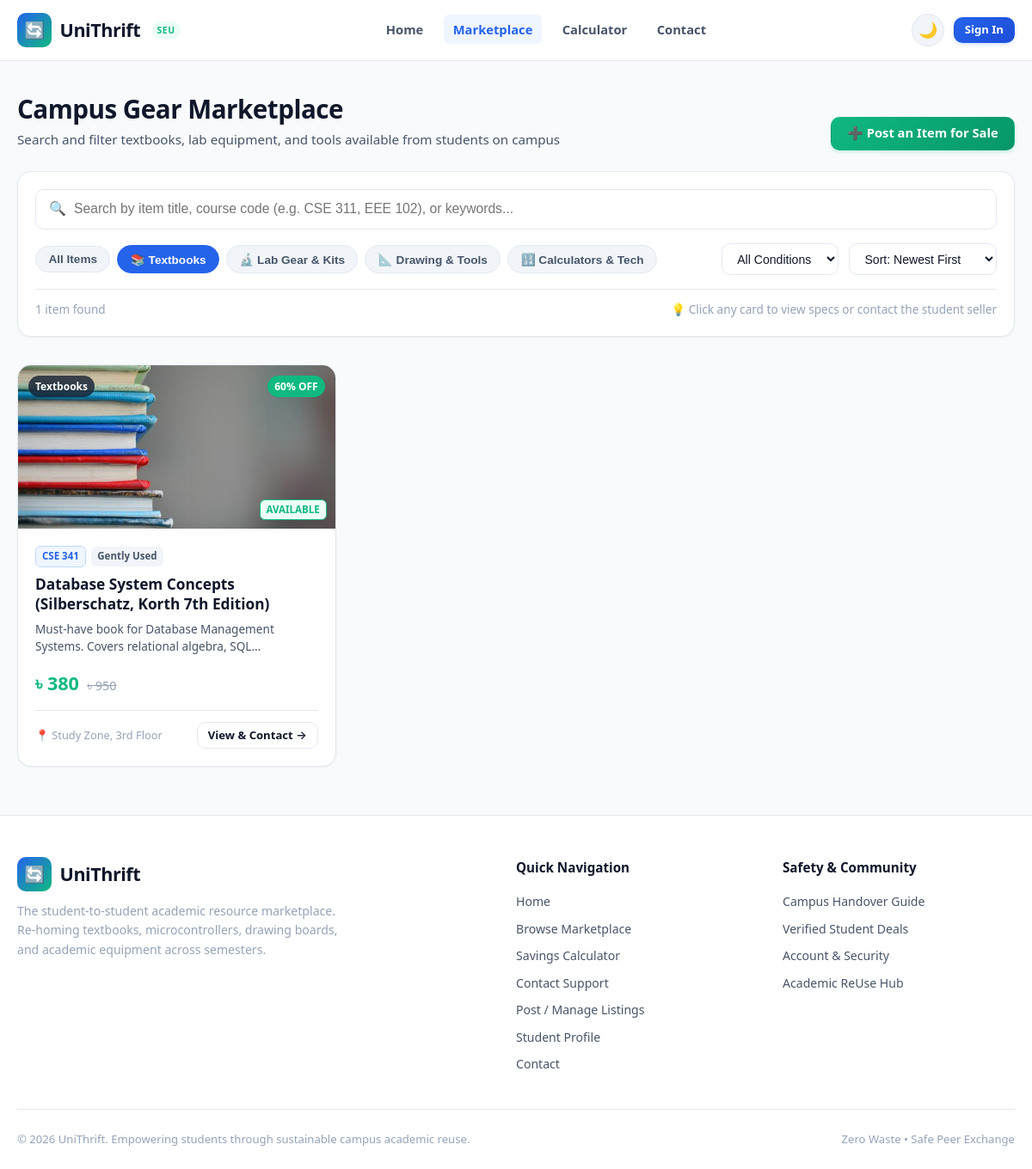
/marketplace.php?category=Textbooks, run on the app's committed database.
### tables this page shows
CREATE TABLE `items` (
  `id` int(11) NOT NULL AUTO_INCREMENT,
  `user_id` int(11) NOT NULL,
  `title` varchar(150) NOT NULL,
  `category` enum('Textbooks','Lab Gear & Kits','Drawing & Tools','Electronics & Calculators','Other') NOT NULL,
  `course_code` varchar(20) DEFAULT NULL,
  `item_condition` enum('Like New','Gently Used','Fair') NOT NULL,
  `original_price` decimal(10,2) NOT NULL,
  `selling_price` decimal(10,2) NOT NULL,
  `description` text NOT NULL,
  `meetup_location` varchar(120) NOT NULL,
  `image_icon` varchar(10) DEFAULT '?',
  `image_url` varchar(255) DEFAULT NULL,
  `status` enum('Available','Reserved','Sold') DEFAULT 'Available',
  `created_at` timestamp NOT NULL DEFAULT current_timestamp(),
  `updated_at` timestamp NOT NULL DEFAULT current_timestamp() ON UPDATE current_timestamp(),
  PRIMARY KEY (`id`),
  KEY `user_id` (`user_id`),
  CONSTRAINT `items_ibfk_1` FOREIGN KEY (`user_id`) REFERENCES `users` (`id`) ON DELETE CASCADE
);

### includes/auth_check.php (called while the page is built, shortened)
<?php
function format_price($amount): string {
    return APP_CURRENCY . ' ' . number_format((float)$amount, 0);
}
function calc_discount_pct($original, $selling): int {
    $orig = (float)$original;
    $sell = (float)$selling;
    return (int)round((($orig - $sell) / $orig) * 100);
}
function get_item_image(?string $imageUrl): ?string {
    $cleanPath = ltrim($imageUrl, '/\\');
    if (file_exists(__DIR__ . '/../' . $cleanPath) || file_exists(__DIR__ . '/' . $cleanPath)) {
        return $imageUrl;
    }
    return null;
}

### marketplace.php (the view, shortened to what this page needs)
<?php
require_once __DIR__ . '/includes/header.php';
$selectedCategory = $_GET['category'] ?? 'All';
$items = [];
try {
    if ($pdo) {
        $stmt = $pdo->query("
            SELECT i.*, u.full_name as seller_name, u.phone as seller_phone, u.department as seller_dept
            FROM items i
            JOIN users u ON i.user_id = u.id
            WHERE i.status = 'Available'
            ORDER BY i.id DESC
        ");
        $items = $stmt->fetchAll();
    }
} catch (PDOException $e) {
}
?>
<div class="container" style="padding-top: 2rem; padding-bottom: 3.5rem;">
    <div class="section-header" style="margin-bottom: 1.5rem;">
        <div>
            <h1 class="section-title">Campus Gear Marketplace</h1>
            <p class="section-desc">Search and filter textbooks, lab equipment, and tools available from students on campus</p>
        </div>
        <div>
            <a href="my_listings.php" class="btn btn-accent">
                ➕ Post an Item for Sale
            </a>
        </div>
    </div>
    <div class="marketplace-toolbar">
        <div class="search-box-wrap">
            <span class="search-icon-svg">🔍</span>
            <input type="text" id="marketplaceSearch" class="search-input" placeholder="Search by item title, course code (e.g. CSE 311, EEE 102), or keywords...">
        </div>
        <div class="filter-row">
            <div class="filter-pills">
                <button type="button" class="filter-pill <?= $selectedCategory === 'All' ? 'active' : '' ?>" data-category="All">
                    All Items
                </button>
                <button type="button" class="filter-pill <?= $selectedCategory === 'Textbooks' ? 'active' : '' ?>" data-category="Textbooks">
                    📚 Textbooks
                </button>
                <button type="button" class="filter-pill <?= $selectedCategory === 'Lab Gear & Kits' ? 'active' : '' ?>" data-category="Lab Gear & Kits">
                    🔬 Lab Gear &amp; Kits
                </button>
                <button type="button" class="filter-pill <?= $selectedCategory === 'Drawing & Tools' ? 'active' : '' ?>" data-category="Drawing & Tools">
                    📐 Drawing &amp; Tools
                </button>
                <button type="button" class="filter-pill <?= $selectedCategory === 'Electronics & Calculators' ? 'active' : '' ?>" data-category="Electronics & Calculators">
                    🔢 Calculators &amp; Tech
                </button>
            </div>
            <div class="filter-selects">
                <select id="conditionFilter" class="custom-select" aria-label="Filter by Condition">
                    <option value="All">All Conditions</option>
                </select>
                <select id="sortFilter" class="custom-select" aria-label="Sort Items">
                    <option value="newest">Sort: Newest First</option>
                </select>
            </div>
        </div>
        <div style="display: flex; justify-content: space-between; align-items: center; font-size: 0.85rem; color: var(--text-muted); border-top: 1px solid var(--border-color); padding-top: 0.75rem;">
            <span id="resultsCount"><?= count($items) ?> items available</span>
            <span>💡 Click any card to view specs or contact the student seller</span>
        </div>
    </div>
    <div class="items-grid" id="marketplaceGrid">
        <?php foreach ($items as $item): ?>
            <?php
                $discount = calc_discount_pct($item['original_price'], $item['selling_price']);
            ?>
            <div class="item-card"
                 data-id="<?= (int)$item['id'] ?>"
                 data-title="<?= htmlspecialchars($item['title']) ?>"
                 data-desc="<?= htmlspecialchars($item['description']) ?>"
                 data-course="<?= htmlspecialchars($item['course_code'] ?? '') ?>"
                 data-category="<?= htmlspecialchars($item['category']) ?>"
                 data-condition="<?= htmlspecialchars($item['item_condition']) ?>"
                 data-price="<?= (float)$item['selling_price'] ?>"
                 data-discount="<?= $discount ?>">
                <div class="card-img-wrap">
                    <?php $imgSrc = get_item_image($item['image_url'] ?? null); ?>
                    <?php if ($imgSrc): ?>
                        <img src="<?= htmlspecialchars($imgSrc) ?>" alt="<?= htmlspecialchars($item['title']) ?>" class="card-img-real">
                    <?php else: ?>
                        <span class="card-img-placeholder"><?= htmlspecialchars($item['image_icon'] ?? '📦') ?></span>
                    <?php endif; ?>
                    <span class="card-badge-category"><?= htmlspecialchars($item['category']) ?></span>
                    <?php if ($discount > 0): ?>
                        <span class="card-badge-discount"><?= $discount ?>% OFF</span>
                    <?php endif; ?>
                    <span class="card-badge-status status-available">Available</span>
                </div>
                <div class="card-body">
                    <div class="card-tags">
                        <?php if (!empty($item['course_code'])): ?>
                            <span class="tag-course"><?= htmlspecialchars($item['course_code']) ?></span>
                        <?php endif; ?>
                        <span class="tag-condition"><?= htmlspecialchars($item['item_condition']) ?></span>
                    </div>
                    <h3 class="card-title" title="<?= htmlspecialchars($item['title']) ?>">
                        <a href="item_details.php?id=<?= (int)$item['id'] ?>" style="color: inherit;">
                            <?= htmlspecialchars($item['title']) ?>
                        </a>
                    </h3>
                    <p class="card-desc">
                        <?= htmlspecialchars($item['description']) ?>
                    </p>
                    <div class="card-price-row">
                        <span class="price-current"><?= format_price($item['selling_price']) ?></span>
                        <?php if ((float)$item['original_price'] > (float)$item['selling_price']): ?>
                            <span class="price-original"><?= format_price($item['original_price']) ?></span>
                        <?php endif; ?>
                    </div>
                    <div class="card-footer">
                        <span class="card-location" title="<?= htmlspecialchars($item['meetup_location']) ?>">
                            📍 <?= htmlspecialchars($item['meetup_location']) ?>
                        </span>
                        <a href="item_details.php?id=<?= (int)$item['id'] ?>" class="btn btn-outline btn-sm">
                            View &amp; Contact &rarr;
                        </a>
                    </div>
                </div>
            </div>
        <?php endforeach; ?>
    </div>
</div>
<?php require_once __DIR__ . '/includes/footer.php'; ?>

### data on the page
items: image_url (picture), category "Textbooks", discount "60", course_code "CSE 341", item_condition "Gently Used", title "Database System Concepts (Silberschatz, Korth 7th Edition)", description "Must-have book for Database Management Systems. Covers relational algebra,…", selling_price "৳ 380", original_price "৳ 950", meetup_location "Study Zone, 3rd Floor"

### other printed values
APP_NAME "UniThrift"
